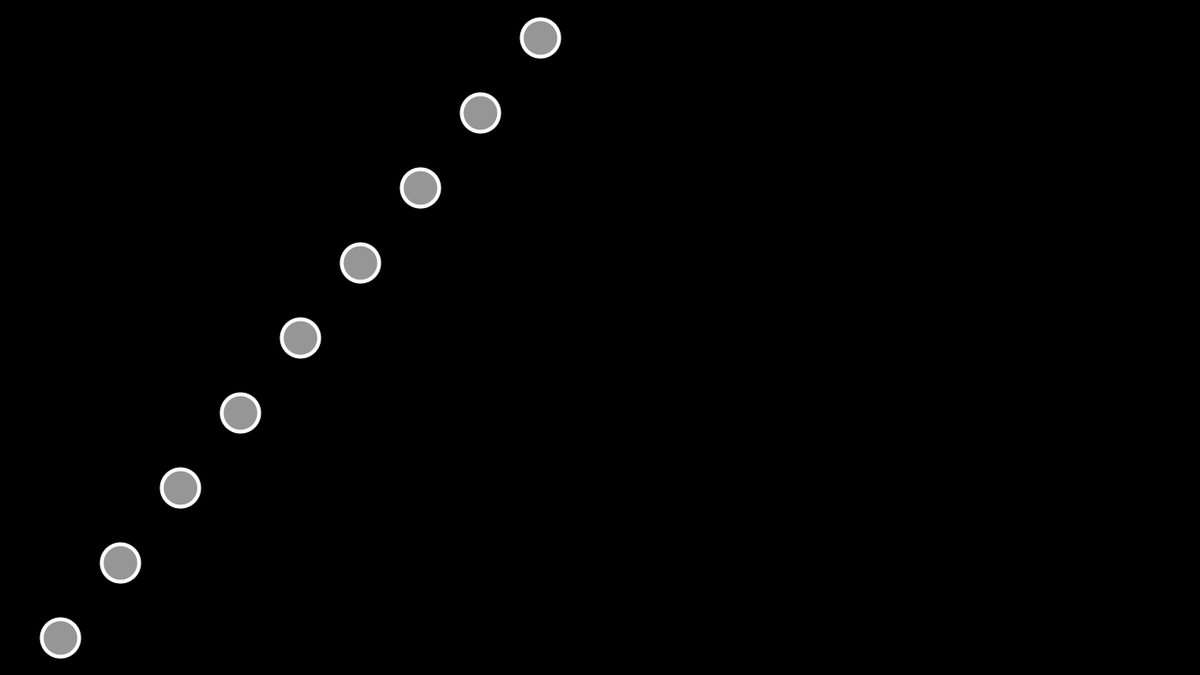
Frame 1 (no input)
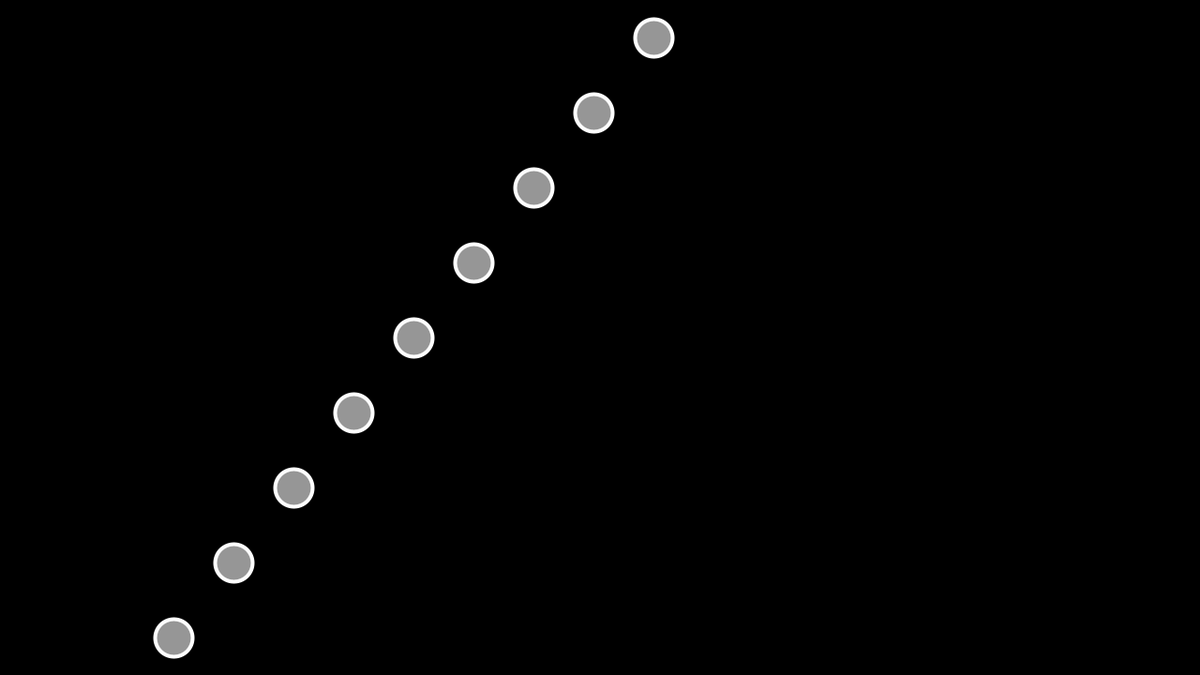
Frame 60 (the mouse pressed at the canvas centre just before this capture)
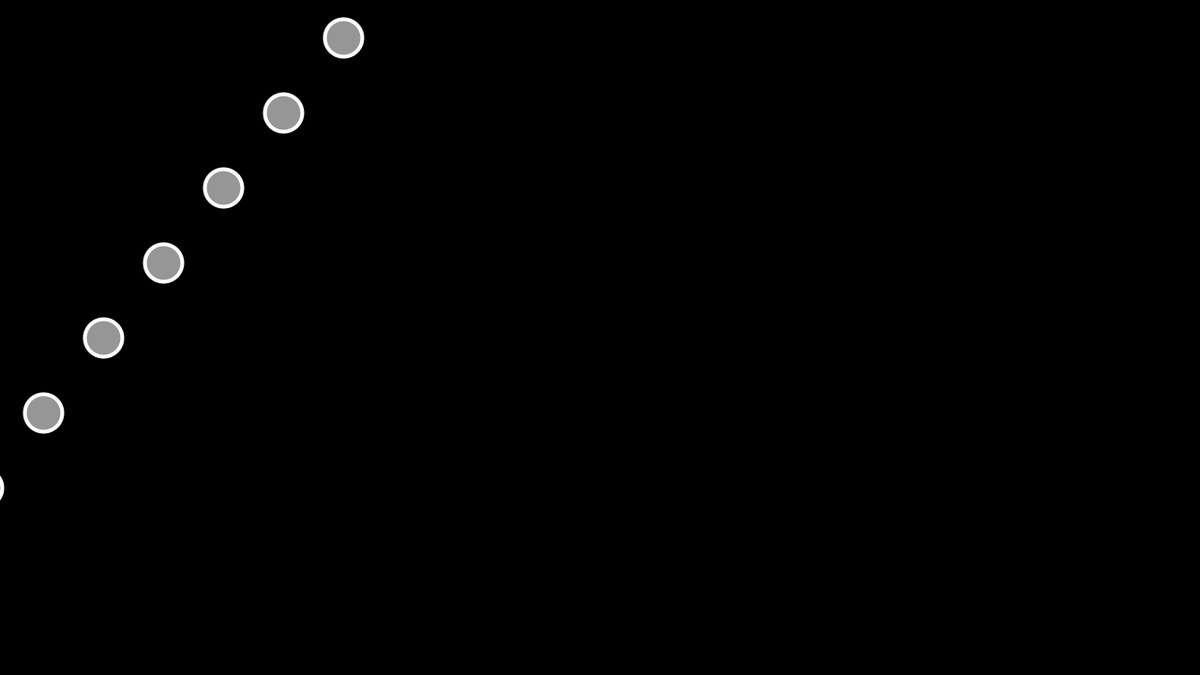
Frame 120 (the mouse held since frame 60 and released just before this capture)

The Processing sketch that drew these frames (run headless with seeded random() and noise(); from frame 60 on, the mouse is pressed at the canvas centre):

// Processing sketch: build
// ── build.pde
/*
void setup() {
	size(1280, 720);
}

void draw() {
	for (int i = 0; i < height; i++) {
		background(#111111);
		stroke(#FFFFFF);
		fill(#FFFFFF, 100);

		if (i < height) {  
			ellipse(i, i, 40, 40);
	  	}

	  	if (i < width) {  
			ellipse(i, i, 40, 40);
	  	}

	}
}
*/

float theta = 0.0;

void setup() {
  size(1280,720);
  smooth();
}


void draw() {
  background(#000000);
  
  // The output of the sin() function oscillates smoothly between -1 and 1. 
  // By adding 1 we get values between 0 and 2. 
  // By multiplying by 100, we get values between 0 and 200 which can be used as the ellipse's x location.
  float x = (sin(theta) + .1) * width/2; 
  float x2 = (sin(theta) + .2) * width/2;
  float x3 = (sin(theta) + .3) * width/2;
  float x4 = (sin(theta) + .4) * width/2;
  float x5 = (sin(theta) + .5) * width/2;
  float x6 = (sin(theta) + .6) * width/2;
  float x7 = (sin(theta) + .7) * width/2;
  float x8 = (sin(theta) + .8) * width/2;
  float x9 = (sin(theta) + .9) * width/2;
  
  // We can also use Processing's "map()" function to achieve the same results
  // http://processing.org/reference/map_.html
  // float x = map(sin(theta),-1,1,0,width);

  // With each cycle, increment theta
  theta += 0.05;
  
  // Draw the ellipse at the value produced by sine
  fill(#FFFFFF, 150);
  stroke(#FFFFFF);
  strokeWeight(4);
  ellipse(x,height - 40,40,40);
  ellipse(x2,height - 120,40,40);
  ellipse(x3,height - 200,40,40);
  ellipse(x4,height - 280,40,40);
  ellipse(x5,height - 360,40,40);
  ellipse(x6,height - 440,40,40);
  ellipse(x7,height - 520,40,40);
  ellipse(x8,height - 600,40,40);
  ellipse(x9,height - 680,40,40);
}
